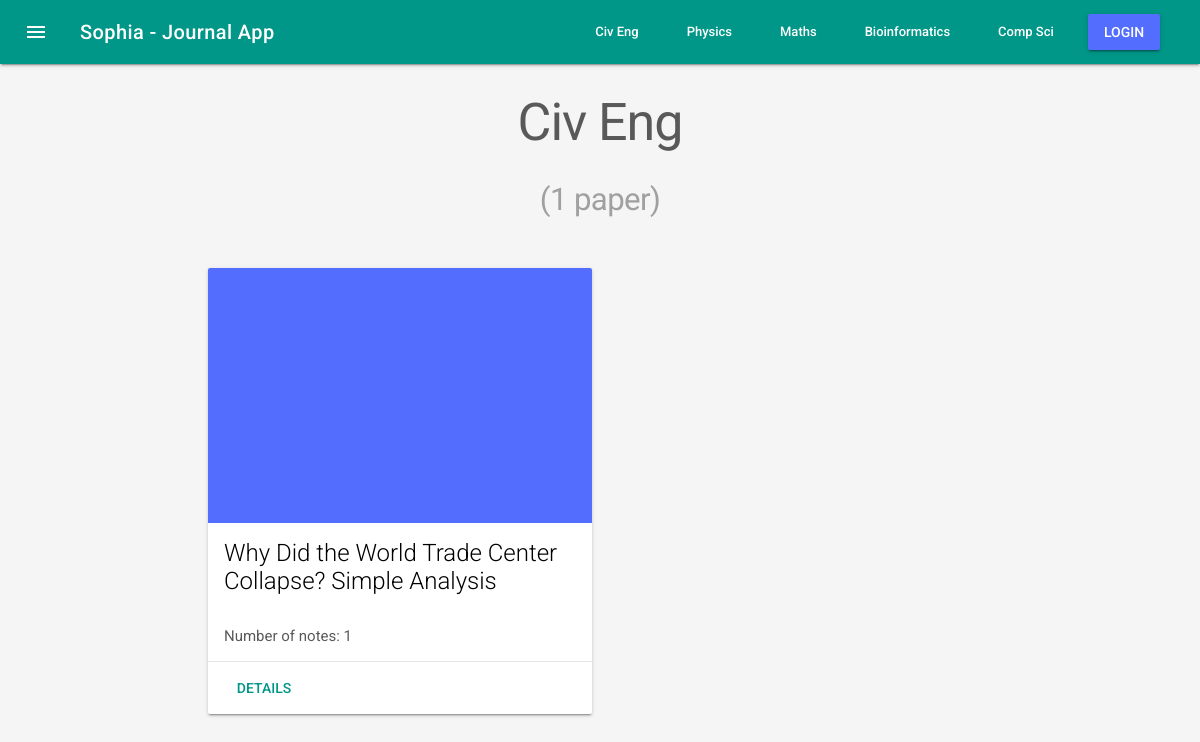
Page /catalog/Civ Eng/items/ on the committed database.
### catalog/database_setup.py (models this page shows, shortened)
class Category(Base):
    __tablename__ = 'category'
    id = Column(Integer, primary_key=True)
    name = Column(String(100), nullable=False)
    items = relationship('Item', cascade="save-update, merge, delete")

class Item(Base):
    __tablename__ = 'item'
    id = Column(Integer, primary_key=True)
    name = Column(String(250), nullable=False)
    description = Column(String)
    quantity = Column(Integer)
    image_filename = Column(String(100))
    image_url = Column(String(250))
    category_id = Column(Integer, ForeignKey('category.id'))
    category = relationship(Category)
    user_id = Column(Integer, ForeignKey('user.id'))
    user = relationship(User)

### catalog/views.py (the view)
@app.route('/catalog/<category_name>/items/')
def show_items(category_name):
    session = connect_to_database()
    try:
        category = session.query(Category).filter_by(name=category_name).one()
    except NoResultFound:
        flash("The category '%s' does not exist." % category_name)
        return redirect(url_for('show_homepage'))
    categories = session.query(Category).all()
    items = (session.query(Item).filter_by(category=category).
             order_by(Item.name).all())
    session.close()
    if not items:
        flash("There are currently no pages in this category.")
    return render_template('items.html',
                           categories=categories,
                           category=category,
                           items=items)

### catalog/connect_to_database.py (called while the page is built)
def connect_to_database():
    engine = create_engine(app.config['DATABASE_URL'])
    Base.metadata.bind = engine
    db_session = sessionmaker(bind=engine)
    session = db_session()
    return session

### catalog/templates/items.html (shortened to what this page needs)
{% extends "layout.html" %}
{% block content %}
    {% if items|length == 0 %}
        <h1>{{ category.name }} <br><small>(0 notes)</small></h1>
    {% else %}
        {% if items|length > 1 %}
        <h1>{{ category.name }} <br><small>({{ items|length }} notes)</small></h1>
        {% else %}
        <h1>{{ category.name }} <br><small>(1 paper)</small></h1>
        {% endif %}
    {% endif %}
        <div class="mdl-grid">
        {% for item in items %}
        <div class="mdl-card mdl-cell mdl-cell--6-col mdl-cell--4-col-tablet mdl-shadow--2dp">
            <a href="{{ url_for('show_item', category_name=category.name, item_name=item.name) }}">
                <figure class="mdl-card__media sophia-card_latest">
                    {% if item.image_filename != none %}
                    <div style="background-image: url('{{ url_for('show_item_image', filename=item.image_filename) }}')" class="sophia-card_image"></div>
                    {% elif item.image_url != none %}
                    <div style="background-image: url('{{ item.image_url }}')" class="sophia-card_image"></div>
                    {% else %}
                    <div class="sophia-card_no_image">No image</div>
                    {% endif %}
                </figure>
            </a>
            <div class="mdl-card__title">
                <h2 class="mdl-card__title-text">{{ item.name }}</h2>
            </div>
            <div class="mdl-card__supporting-text">
                Number of notes: {{ item.quantity }}
            </div>
            <div class="mdl-card__actions mdl-card--border">
                <a class="mdl-button mdl-button--colored mdl-js-button mdl-js-ripple-effect" href="{{ url_for('show_item', category_name=category.name, item_name=item.name) }}">
                    Details
                </a>
            </div>
        </div>
        {% endfor %}
{% endblock %}

### catalog/templates/layout.html (shortened to what this page needs)
<!doctype html>
<head>
    <link rel="stylesheet" type="text/css" href="{{ url_for('static', filename='mdl/material.min.css') }}">
    <link rel="stylesheet" type="text/css" href="{{ url_for('static', filename='css/styles.css') }}">
</head>
<body>
    <div class="mdl-layout mdl-js-layout mdl-layout--fixed-header mdl-color--grey-100">
        <header class="mdl-layout__header">
            <div class="mdl-layout__header-row">
                <span class="mdl-layout-title mdl-layout--large-screen-only"><a href="/">Sophia - Journal App</a></span>
                <nav class="mdl-navigation mdl-layout--large-screen-only">
                    {% for category in categories %}
                    <a class="mdl-navigation__link" href="{{ url_for('show_items', category_name=category.name) }}">{{ category.name }}</a>
                    {% endfor %}
                    {% if 'username' not in session %}
                    <form action="{{ url_for('show_login') }}">
                        <button class="mdl-button mdl-js-button mdl-button--raised mdl-js-ripple-effect mdl-button--accent sophia-login-logout-button">
                            Login
                        </button>
                    </form>
                    {% else %}
                    <form action="{{ url_for('logout')}}">
                        <button class="mdl-button mdl-js-button mdl-button--raised mdl-js-ripple-effect mdl-color--grey-300 sophia-login-logout-button">
                            Logout
                        </button>
                    </form>
                    {% endif %}
                </nav>
            </div>
        </header>
        <main class="mdl-layout__content">
            <div class="page-content">
                {% block content %}
                {% endblock content %}
            </div>
        </main>
    </div>
</body>
</html>

### catalog/static/css/styles.css (style rules this page uses)
html, body { font-family: "Roboto", "Helvetica", "Arial", sans-serif; margin: 0; padding: 0; }
.mdl-layout-title a { text-decoration: none; color: inherit; }
.mdl-grid { max-width: 800px; }
.mdl-card__media { margin: 0; }
.mdl-card__supporting-text { font-size: 15px; color: rgba(0,0,0,.65); }
.sophia-card_latest { height: 255px; }
.sophia-card_image { height: 100%; background-size: cover; -moz-background-size: cover; -webkit-background-size: cover; background-position: center; }
h1 { text-align: center; font-size: 52px; }
.sophia-login-logout-button { margin-left: 10px; }

### rows in the picture
Category: name "Civ Eng"
Category: name "Physics"
Category: name "Maths"
Category: name "Bioinformatics"
Category: name "Comp Sci"
Item: name "Why Did the World Trade Center Collapse? Simple Analysis", quantity "1"
